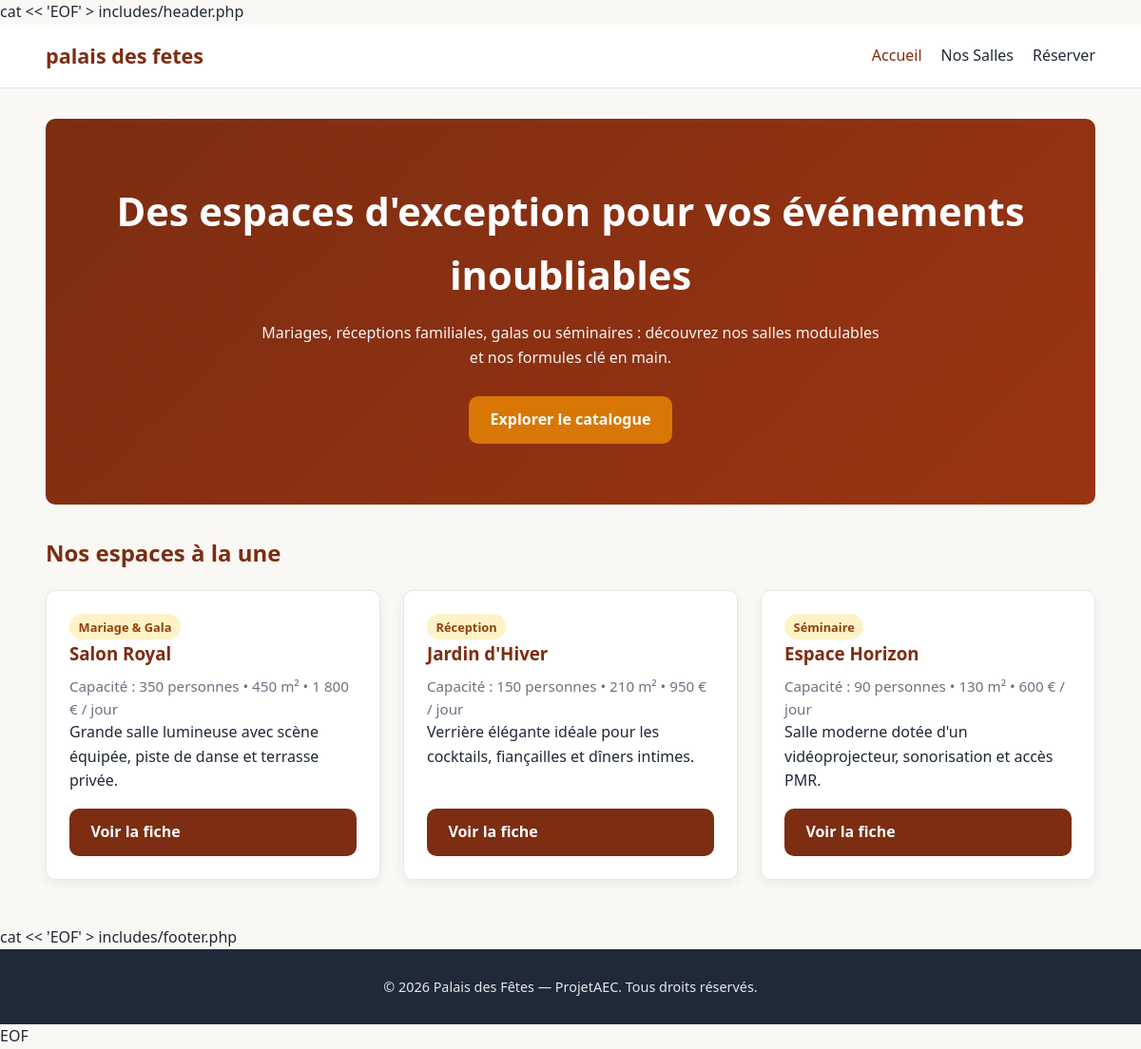
The page / on the database its author committed.
### tables this page shows
CREATE TABLE IF NOT EXISTS `salles` (
  `id` INT UNSIGNED NOT NULL AUTO_INCREMENT,
  `nom` VARCHAR(120) NOT NULL,
  `categorie` VARCHAR(80) NOT NULL,
  `capacite` INT UNSIGNED NOT NULL,
  `superficie` INT UNSIGNED NOT NULL,
  `tarif` INT UNSIGNED NOT NULL,
  `resume` VARCHAR(255) NOT NULL,
  `description` TEXT NOT NULL,
  PRIMARY KEY (`id`)
);

### index.php (the view, shortened to what this page needs)
<?php
require_once __DIR__ . '/config/db.php';
$stmt = $pdo->query('SELECT id, nom, categorie, capacite, superficie, tarif, resume FROM salles ORDER BY id ASC');
$salles = $stmt->fetchAll();
$pageActive = 'accueil';
require_once __DIR__ . '/includes/header.php';
?>
  <main class="conteneur">
    <section class="hero">
      <h1>Des espaces d'exception pour vos événements inoubliables</h1>
      <p>Mariages, réceptions familiales, galas ou séminaires : découvrez nos salles modulables et nos formules clé en main.</p>
      <a href="catalogue.php" class="btn btn-primaire">Explorer le catalogue</a>
    </section>
    <section aria-labelledby="titre-apercu">
      <h2 id="titre-apercu" class="section-titre">Nos espaces à la une</h2>
      <div class="grille-cartes">
        <?php foreach ($salles as $salle): ?>
          <article class="carte">
            <div>
              <span class="badge"><?= htmlspecialchars($salle['categorie'], ENT_QUOTES, 'UTF-8') ?></span>
              <h3><?= htmlspecialchars($salle['nom'], ENT_QUOTES, 'UTF-8') ?></h3>
              <p class="meta">
                Capacité : <?= (int) $salle['capacite'] ?> personnes •
                <?= (int) $salle['superficie'] ?> m² •
                <?= number_format((int) $salle['tarif'], 0, ',', ' ') ?> € / jour
              </p>
              <p><?= htmlspecialchars($salle['resume'], ENT_QUOTES, 'UTF-8') ?></p>
            </div>
            <a href="detail.php?id=<?= (int) $salle['id'] ?>" class="btn btn-secondaire">Voir la fiche</a>
          </article>
        <?php endforeach; ?>
      </div>
    </section>
  </main>
<?php
require_once __DIR__ . '/includes/footer.php';
?>

### includes/header.php (shortened to what this page needs)
<?php
$pageActive = $pageActive ?? '';
?>
<!DOCTYPE html>
<html lang="fr">
<head>
  <link rel="stylesheet" href="css/style.css">
</head>
<body>
  <header>
    <div class="conteneur nav-barre">
      <a href="index.php" class="logo">palais des fetes</a>
      <nav aria-label="Navigation principale">
        <ul>
          <li><a href="index.php"<?= $pageActive === 'accueil' ? ' class="actif"' : '' ?>>Accueil</a></li>
          <li><a href="catalogue.php"<?= $pageActive === 'catalogue' ? ' class="actif"' : '' ?>>Nos Salles</a></li>
          <li><a href="reservation.php"<?= $pageActive === 'reservation' ? ' class="actif"' : '' ?>>Réserver</a></li>
        </ul>
      </nav>
    </div>
  </header>

### includes/footer.php (shortened to what this page needs)
cat << 'EOF' > includes/footer.php
  <footer>
    <div class="conteneur">
      <p>&copy; 2026 Palais des Fêtes — ProjetAEC. Tous droits réservés.</p>
    </div>
  </footer>
</body>
</html>

### css/style.css (style rules this page uses)
:root { --couleur-primaire: #7c2d12; --couleur-secondaire: #d97706; --couleur-fond: #faf8f5; --couleur-surface: #ffffff; --couleur-texte: #1f2937; --couleur-texte-doux: #6b7280; --bordure: #e5e7eb; --rayon: 10px; --ombre: 0 4px 12px rgba(0, 0, 0, 0.06); }
* { box-sizing: border-box; margin: 0; padding: 0; }
body { font-family: system-ui, -apple-system, Segoe UI, Roboto, sans-serif; background-color: var(--couleur-fond); color: var(--couleur-texte); line-height: 1.6; display: flex; flex-direction: column; min-height: 100vh; }
.conteneur { width: min(1140px, 92%); margin: 0 auto; }
header { background-color: var(--couleur-surface); border-bottom: 1px solid var(--bordure); position: sticky; top: 0; z-index: 10; }
.nav-barre { display: flex; flex-wrap: wrap; justify-content: space-between; align-items: center; padding: 1rem 0; gap: 1rem; }
.logo { font-size: 1.35rem; font-weight: 700; color: var(--couleur-primaire); text-decoration: none; }
nav ul { list-style: none; display: flex; flex-wrap: wrap; gap: 1.25rem; }
nav a { text-decoration: none; color: var(--couleur-texte); font-weight: 500; }
nav a:hover, nav a.actif { color: var(--couleur-primaire); }
.hero { background: linear-gradient(135deg, #7c2d12 0%, #9a3412 100%); color: #ffffff; padding: 4rem 1.5rem; text-align: center; border-radius: var(--rayon); margin: 2rem 0; }
.hero h1 { font-size: clamp(1.8rem, 4vw, 2.6rem); margin-bottom: 1rem; }
.hero p { max-width: 650px; margin: 0 auto 1.75rem; opacity: 0.95; }
.btn { display: inline-block; padding: 0.75rem 1.4rem; border-radius: var(--rayon); text-decoration: none; font-weight: 600; border: none; cursor: pointer; }
.btn-primaire { background-color: var(--couleur-secondaire); color: #ffffff; }
.btn-secondaire { background-color: var(--couleur-primaire); color: #ffffff; }
main { flex: 1; padding-bottom: 3rem; }
.section-titre { margin: 2rem 0 1.25rem; font-size: 1.5rem; color: var(--couleur-primaire); }
.grille-cartes { display: grid; grid-template-columns: repeat(auto-fit, minmax(280px, 1fr)); gap: 1.5rem; }
.carte { background: var(--couleur-surface); border: 1px solid var(--bordure); border-radius: var(--rayon); padding: 1.5rem; box-shadow: var(--ombre); display: flex; flex-direction: column; justify-content: space-between; gap: 1rem; }
.carte h3 { color: var(--couleur-primaire); margin-bottom: 0.4rem; }
.badge { display: inline-block; background: #fef3c7; color: #92400e; font-size: 0.8rem; font-weight: 600; padding: 0.2rem 0.6rem; border-radius: 999px; }
.meta { color: var(--couleur-texte-doux); font-size: 0.95rem; }
footer { background-color: #1f2937; color: #e5e7eb; padding: 1.75rem 0; margin-top: auto; text-align: center; font-size: 0.9rem; }

### rows shown on the page
salles: categorie "Mariage & Gala", nom "Salon Royal", capacite "350", superficie "450", tarif "1 800", resume "Grande salle lumineuse avec scène équipée, piste de danse et terrasse privée."
salles: categorie "Réception", nom "Jardin d'Hiver", capacite "150", superficie "210", tarif "950", resume "Verrière élégante idéale pour les cocktails, fiançailles et dîners intimes."
salles: categorie "Séminaire", nom "Espace Horizon", capacite "90", superficie "130", tarif "600", resume "Salle moderne dotée d'un vidéoprojecteur, sonorisation et accès PMR."
